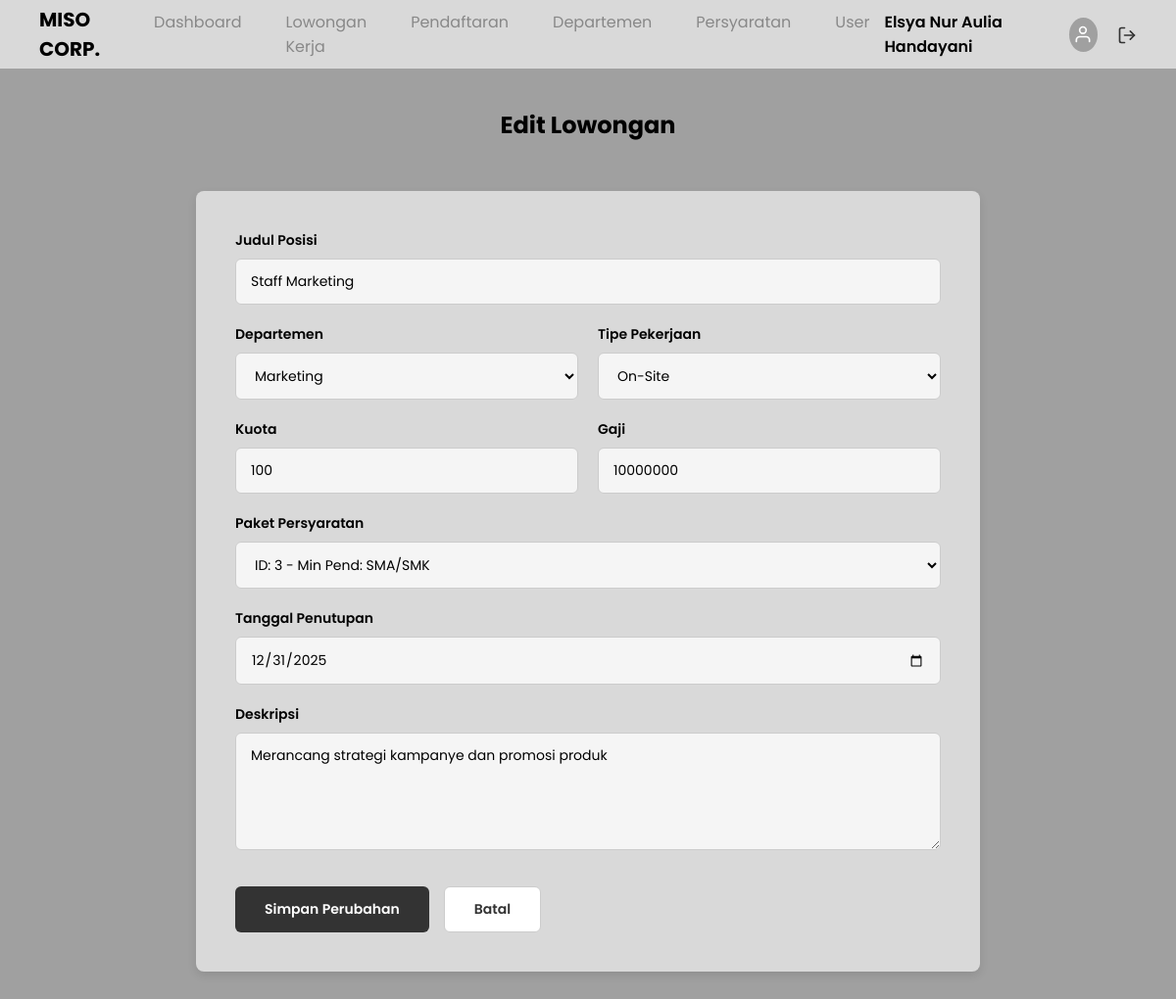
/admin/jobs/job_edit.php?id=2 (signed in), run on the app's committed database.
### tables this page shows
CREATE TABLE jobs (
    job_id INT AUTO_INCREMENT PRIMARY KEY,
    department_id INT,
    title VARCHAR(50), 
    description TEXT,
    requirement_id INT, 
    job_type ENUM('On-Site','Remote','Hybrid'),
    salary INT,
    quota INT,
    closing_date DATE,
    FOREIGN KEY (department_id) REFERENCES departments(department_id),
    FOREIGN KEY (requirement_id) REFERENCES requirements(requirement_id)
);

CREATE TABLE departments (
    department_id INT AUTO_INCREMENT PRIMARY KEY,
    name VARCHAR(50) NOT NULL,
    note TEXT
);

### admin/jobs/job_edit.php (the view, shortened to what this page needs)
<?php
require_once '../../config/database.php';
$id = $_GET['id'];
$stmt = $conn->prepare("SELECT * FROM jobs WHERE job_id = ?");
$stmt->execute([$id]);
$job = $stmt->fetch(PDO::FETCH_ASSOC);
$departments = $conn->query("SELECT * FROM departments ORDER BY name ASC")->fetchAll(PDO::FETCH_ASSOC);
$requirements = $conn->query("SELECT * FROM requirements")->fetchAll(PDO::FETCH_ASSOC);
?>
<!DOCTYPE html>
<html lang="id">
<head>
    <link rel="stylesheet" href="../../assets/css/style.css?v=<?php echo time(); ?>">
</head>
<body>
    <?php include '../../includes/header.php'; ?>
    <div class="dashboard-container">
        <div class="page-header header-center">
            <h2>Edit Lowongan</h2>
        </div>
        <div class="form-card">
            <form action="" method="POST">
                <div class="form-group">
                    <label class="form-label">Judul Posisi</label>
                    <input type="text" name="title" class="form-input" value="<?php echo htmlspecialchars($job['title']); ?>" required>
                </div>
                <div class="form-group" style="display: grid; grid-template-columns: 1fr 1fr; gap: 20px;">
                    <div>
                        <label class="form-label">Departemen</label>
                        <select name="department_id" class="form-input" required>
                            <?php foreach($departments as $d): ?>
                                <option value="<?php echo $d['department_id']; ?>" <?php echo ($job['department_id'] == $d['department_id']) ? 'selected' : ''; ?>>
                                    <?php echo $d['name']; ?>
                                </option>
                            <?php endforeach; ?>
                        </select>
                    </div>
                    <div>
                        <label class="form-label">Tipe Pekerjaan</label>
                        <select name="job_type" class="form-input" required>
                            <option value="On-Site" <?php echo ($job['job_type'] == 'On-Site') ? 'selected' : ''; ?>>On-Site</option>
                        </select>
                    </div>
                </div>
                <div class="form-group" style="display: grid; grid-template-columns: 1fr 1fr; gap: 20px;">
                    <div>
                        <label class="form-label">Kuota</label>
                        <input type="number" name="quota" class="form-input" value="<?php echo $job['quota']; ?>" required>
                    </div>
                    <div>
                        <label class="form-label">Gaji</label>
                        <input type="number" name="salary" class="form-input" value="<?php echo $job['salary']; ?>" required>
                    </div>
                </div>
                <div class="form-group">
                    <label class="form-label">Paket Persyaratan</label>
                    <select name="requirement_id" class="form-input" required>
                        <?php foreach($requirements as $r): ?>
                            <option value="<?php echo $r['requirement_id']; ?>" <?php echo ($job['requirement_id'] == $r['requirement_id']) ? 'selected' : ''; ?>>
                                ID: <?php echo $r['requirement_id']; ?> - Min Pend: <?php echo $r['education']; ?>
                            </option>
                        <?php endforeach; ?>
                    </select>
                </div>
                <div class="form-group">
                    <label class="form-label">Tanggal Penutupan</label>
                    <input type="date" name="closing_date" class="form-input" value="<?php echo $job['closing_date']; ?>" required>
                </div>
                <div class="form-group">
                    <label class="form-label">Deskripsi</label>
                    <textarea name="description" class="form-input"><?php echo htmlspecialchars($job['description']); ?></textarea>
                </div>
                <div class="form-actions">
                    <button type="submit" class="btn-save">Simpan Perubahan</button>
                    <a href="job.php" class="btn-cancel">Batal</a>
                </div>
            </form>
        </div>
    </div>
</body>
</html>

### assets/css/style.css (style rules this page uses)
* { margin: 0; padding: 0; box-sizing: border-box; font-family: 'Poppins', sans-serif; }
body { background-color: #A0A0A0; padding-bottom: 50px; min-height: 100vh; }
.header-center { justify-content: center !important; text-align: center; }
.dashboard-container { padding: 30px 40px; max-width: 100%; }
.dashboard-container h2 { font-size: 24px; font-weight: 700; margin-bottom: 25px; color: #000; }
.page-header { display: flex; justify-content: space-between; align-items: center; margin-bottom: 25px; margin-top: 10px; }
.page-header h2 { font-size: 24px; font-weight: 700; color: #000; }
.form-card { background-color: #D9D9D9; padding: 40px; border-radius: 8px; max-width: 800px; margin: 0 auto; box-shadow: 0 4px 10px rgba(0,0,0,0.1); }
.form-group { margin-bottom: 20px; }
.form-label { display: block; font-weight: 600; margin-bottom: 8px; color: #000; font-size: 14px; }
.form-input { width: 100%; padding: 12px 15px; border: 1px solid #ccc; border-radius: 6px; background-color: #F5F5F5; font-size: 14px; font-family: 'Poppins', sans-serif; outline: none; transition: all 0.3s; }
textarea.form-input { resize: vertical; min-height: 120px; }
.form-actions { display: flex; gap: 15px; margin-top: 30px; }
.btn-save { background-color: #333; color: #fff; border: none; padding: 12px 30px; border-radius: 6px; font-weight: 600; cursor: pointer; font-size: 14px; transition: 0.3s; }
.btn-cancel { background-color: #fff; color: #333; text-decoration: none; padding: 12px 30px; border-radius: 6px; font-weight: 600; font-size: 14px; border: 1px solid #ccc; transition: 0.3s; display: inline-block; }

### data on the page
jobs: title "Staff Marketing", department_id "Marketing", job_type "On-Site", quota "100", salary "10000000", requirement_id "ID: 3 - Min Pend: SMA/SMK", closing_date "12/31/2025", description "Merancang strategi kampanye dan promosi produk"

### other printed values
$_SESSION['full_name'] "Elsya Nur Aulia Handayani"
